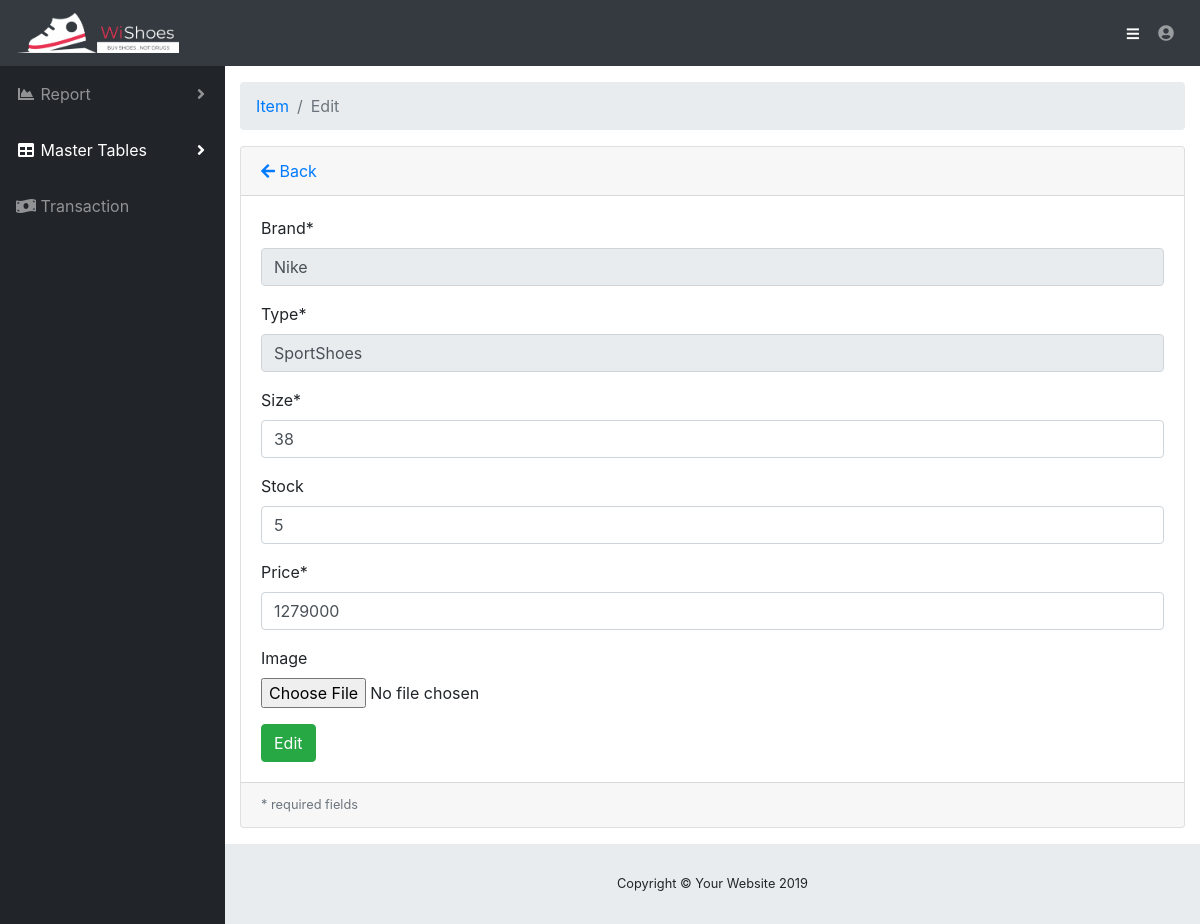
Page /index.php/admin/item/edit/18 on the committed database.
### tables this page shows
CREATE TABLE `sepatu` (
  `id` int(8) NOT NULL,
  `Nama` varchar(100) NOT NULL,
  `merk` varchar(25) NOT NULL,
  `jenis` varchar(25) NOT NULL,
  `ukuran` int(11) NOT NULL,
  `stok` int(11) NOT NULL,
  `harga_satuan` int(11) NOT NULL,
  `image` varchar(225) NOT NULL
);

### application/controllers/admin/Item.php (called while the page is built, shortened)
<?php
class Item extends CI_Controller
{
    public function __construct()
    {
        $this->load->model("item_model");
        $this->load->library('form_validation');
    }
    public function edit($id = null)
    {
        $item = $this->item_model;
        $data["item"] = $item->getById($id);
        $this->load->view("admin/item/edit_form", $data);
    }
}

### index.php (called while the page is built, shortened)
<?php
require_once BASEPATH.'core/CodeIgniter.php';

### application/models/Item_model.php (called while the page is built, shortened)
<?php defined('BASEPATH') OR exit('No direct script access allowed');
class Item_model extends CI_Model
{
	private $_table = "sepatu";
	public function getById($id){
		return $this->db->get_where($this->_table, ["id" =>$id])->row();
	}
}
?>

### application/views/admin/item/edit_form.php (the view, shortened to what this page needs)
<!DOCTYPE html>
<html lang="en">
<head>
</head>
<body id="page-top">
	<div id="wrapper">
		<div id="content-wrapper">
			<div class="container-fluid">
				<ol class="breadcrumb">
		          <li class="breadcrumb-item">
		            <a href="<?php echo site_url('/admin/item/') ?>">Item</a>
		          </li>
		          <li class="breadcrumb-item active">Edit</li>
		        </ol>
				<div class="card mb-3">
					<div class="card-header">
						<a href="<?php echo site_url('admin/item/') ?>"><i class="fas fa-arrow-left"></i>
							Back</a>
					</div>
					<div class="card-body">
						<form action="<?php base_url('admin/item/edit') ?>" method="post" enctype="multipart/form-data">
							<div class="form-group">
								<label for="merkdummy">Brand*</label>
								<input class="form-control"
								 type="text" name="merkdummy"  value="<?php echo $item->merk ?>"  disabled/>
							</div>
							<div class="form-group">
								<label for="jenisdummy">Type*</label>
								<input class="form-control "
								 type="text" name="jenisdummy"  value="<?php echo $item->jenis ?>"  disabled/>
							</div>
							<div class="form-group">
								<label for="ukuran">Size*</label>
								<input class="form-control <?php echo form_error('ukuran') ? 'is-invalid':'' ?>"
								 type="number" min="25" max="45" name="ukuran" placeholder="Size" value="<?php echo $item->ukuran ?>"  />
							</div>
							<div class="form-group">
								<label for="stok">Stock</label>
								<input class="form-control <?php echo form_error('Stock') ? 'is-invalid':'' ?>"
								 type="number" name="stok" placeholder="Address" value="<?php echo $item->stok ?>" />
							</div>
							<div class="form-group">
								<label for="harga_satuan">Price*</label>
								<input class="form-control <?php echo form_error('harga_satuan') ? 'is-invalid':'' ?>"
								 type ="number" name="harga_satuan" placeholder="Price" value="<?php echo $item->harga_satuan ?>"/>
							</div>
							<div class="form-group">
								<label for="image">Image</label>
								<input class="form-control-file <?php echo form_error('image') ? 'is-invalid':'' ?>"
								 type="file" name="image" />
							</div>
							<input class="btn btn-success" type="submit" name="btn" value="Edit" />
						</form>
					</div>
					<div class="card-footer small text-muted">
						* required fields
					</div>
				</div>
			</div>
		</div>
</body>
</html>

### rows in the picture
sepatu: merkdummy "Nike", jenisdummy "SportShoes", ukuran "38", stok "5", harga_satuan "1279000"
